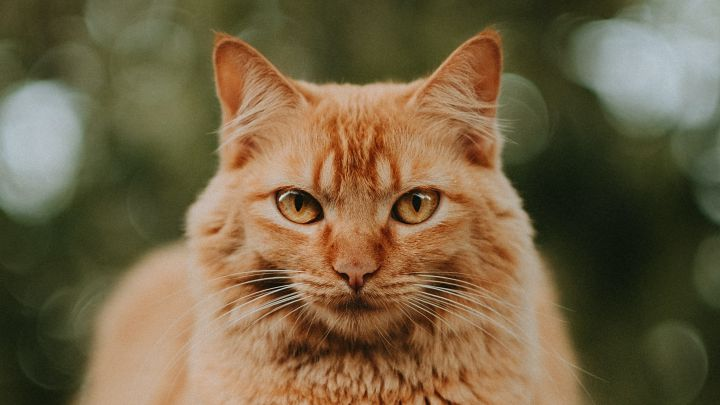
#> input picture kmeans Img/gato.jpg, 720 x 405 px
$ python kmeans.py
#> lines starting #> are read from the running program, lines starting #| are printed output that depends on the picture; after the words box and inside, x2 and y2 are one past the last pixel; in counts of white or black regions, pixels touching at a corner belong together
import numpy as np
import matplotlib.pyplot as plt
import matplotlib.image as mpimg

from sklearn.cluster import KMeans
from sklearn.utils import shuffle

img = mpimg.imread("gato.jpg")
#> img is the input picture: shape (405, 720, 3); mean R, G, B 115, 98.7, 68.6

plt.figure()
plt.title("Imagen original")

plt.imshow(img)

img = np.array(img, dtype = np.float64) / 255.0

w, h, c = img.shape
#> w = 405; h = 720; c = 3
n_cluster = 2
n_samples = 1000

img_array = np.reshape(img, (w*h, c))
image_sample = shuffle(img_array) [:n_samples]
#> image_sample = 1000 rows, first 8: [0.725, 0.549, 0.427], [0.706, 0.471, 0.259], [0.678, 0.573, 0.455], [0.176, 0.176, 0.0745], [0.11, 0.137, 0.0667], [0.369, 0.376, 0.231], [0.11, 0.129, 0.051], [0.141, 0.173, 0.0824]

model = KMeans(n_clusters = n_cluster).fit(image_sample)

labels = model.predict(img_array)
img_labels = np.reshape(labels, (w , h))
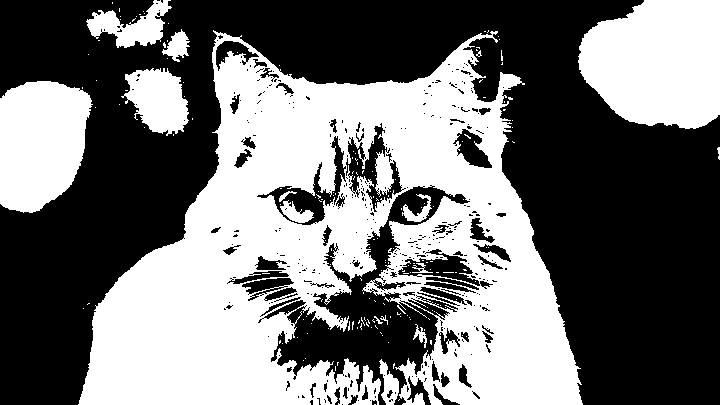
#> img_labels: shape (405, 720) int32; values 0 (black) and 1 (white), 45.3% white; 180 white regions (165 under 20 px), largest, box (x1, y1, x2, y2) and area: (78, 30, 583, 405) 99918, (578, 0, 720, 129) 14973, (0, 81, 93, 213) 9781

img_final = np.zeros((w, h, c))

for i in range(w):
    for j in range(h):
        img_final[i,j,:] = model.cluster_centers_[img_labels[i,j]][:]
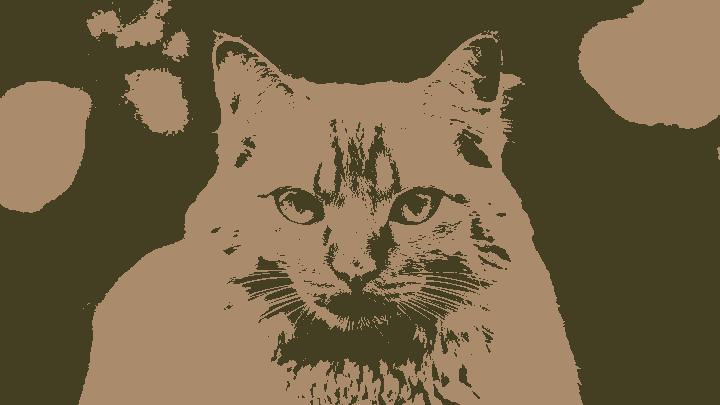
#> img_final: shape (405, 720, 3) float64; mean of channels 0, 1, 2 0.449, 0.386, 0.267; drawn as R, G, B


plt.figure()
plt.title("Imagen Cuantizada")
plt.imshow(img_final)

plt.show()

#from sklearn.metrics import silhouette_score

#score = silhouette_score(img_array, labels)

#print("Score: ", score)
